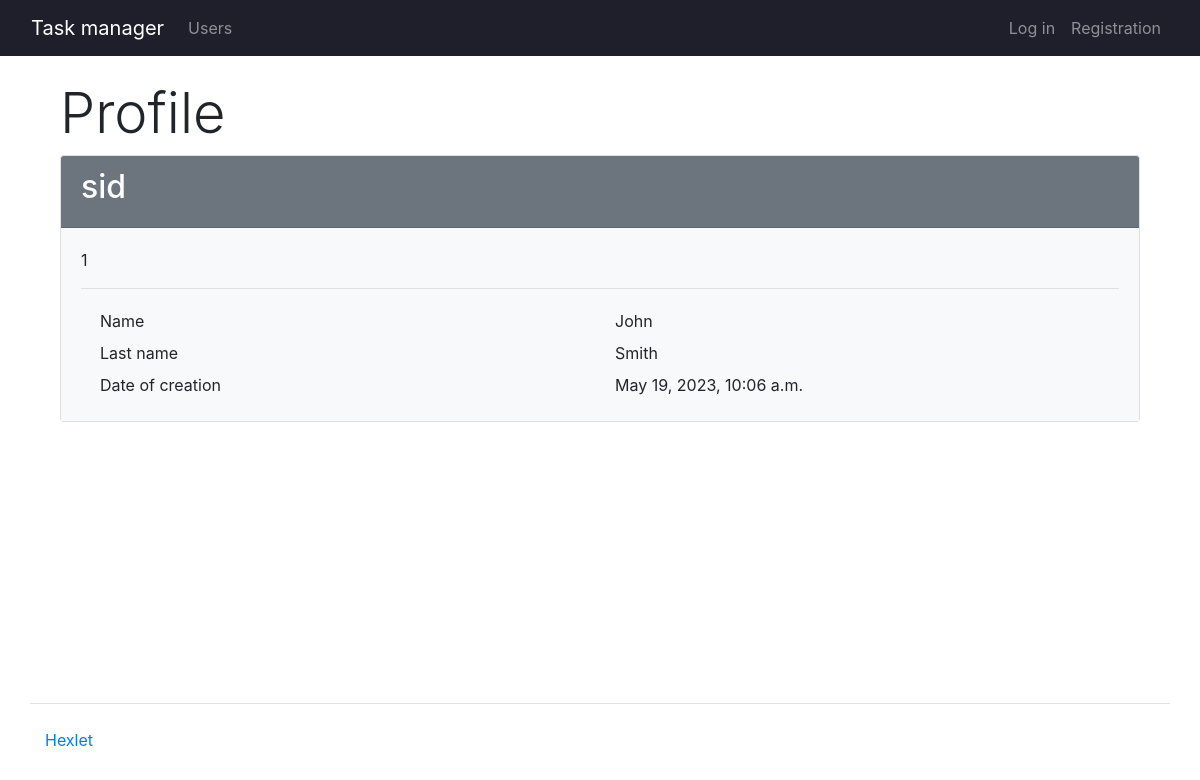
Page /users/1/ on the earlier database version.
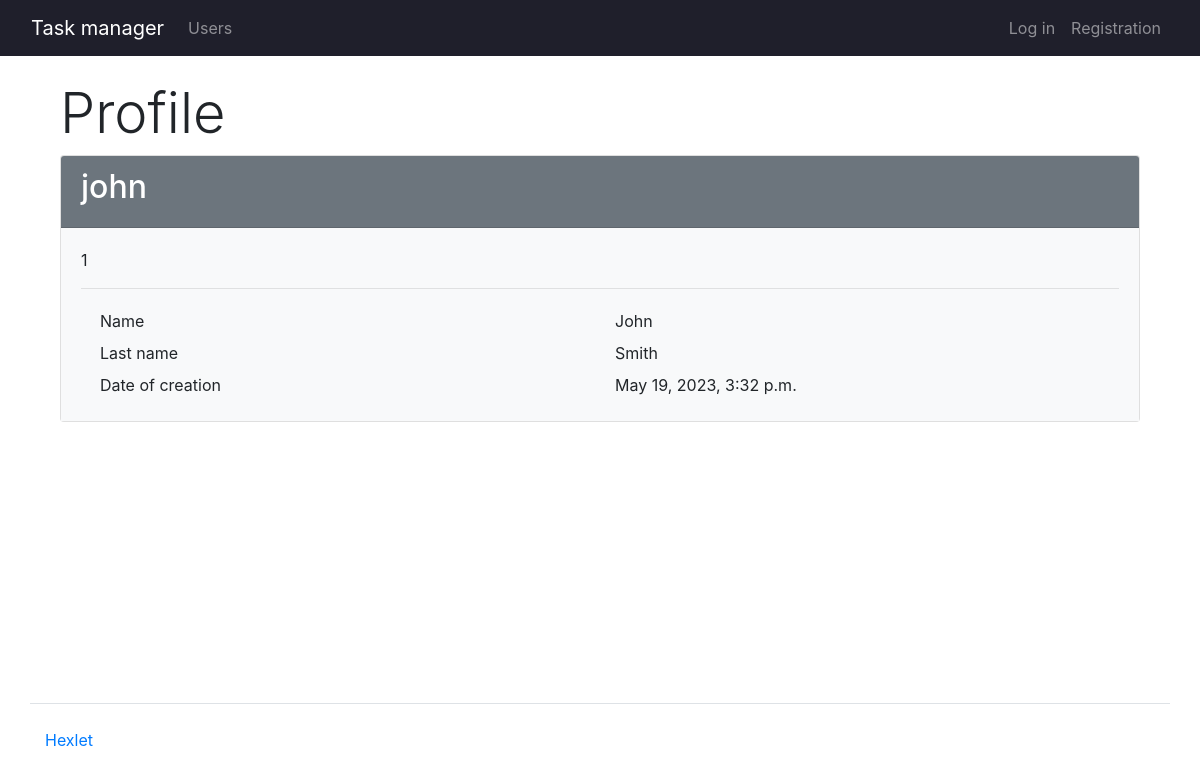
Same page on the later database version.
### task_manager/users/models.py (models this page shows, shortened)
class CustomUser(AbstractUser):
    groups = models.ManyToManyField(
        "auth.Group",
        blank=True,
        related_name="customuser_set",
        related_query_name="customuser",
    )
    user_permissions = models.ManyToManyField(
        "auth.Permission",
        blank=True,
        related_name="customuser_set",
        related_query_name="customuser",
    )

### task_manager/users/views.py (the view)
# urls.py: path("<int:pk>/", ProfileUserView.as_view(), name="user_profile"),
class ProfileUserView(View):
    def get(self, request, *args, **kwargs):
        user = CustomUser.objects.get(pk=kwargs.get("pk"))
        return render(request, "users/profile.html", context={"user": user})

### task_manager/templates/users/profile.html (shortened to what this page needs)
{% extends 'base.html' %}
{% load i18n %}
{% load bootstrap4 %}
{% block content %}
<div class="container wrapper flex-grow-1">
    <h1 class="display-4">{% translate "Profile" %}</h1>
    <div class="card">
        <div class="card-header bg-secondary text-white">
          <h2>{{ user.username }}</h2>
        </div>
        <div class="card-body bg-light">
          <p>1</p>
          <hr>
          <div class="container">
            <div class="row p-1">
              <div class="col">{% translate "Name" %}</div>
              <div class="col">{{ user.first_name }}</div>
            </div>
            <div class="row p-1">
              <div class="col">{% translate "Last name" %}</div>
              <div class="col"> {{ user.last_name }}</div>
            </div>
            <div class="row p-1">
              <div class="col">{% translate "Date of creation" %}</div>
              <div class="col">{{ user.date_joined }}</div>
            </div>
          </div>
        </div>
    </div>
</div>
{% endblock content %}

Differences in the rows shown:
changed CustomUser "John": username "sid" → "john"; date_joined "May 19, 2023, 10:06 a.m." → "May 19, 2023, 3:32 p.m."
